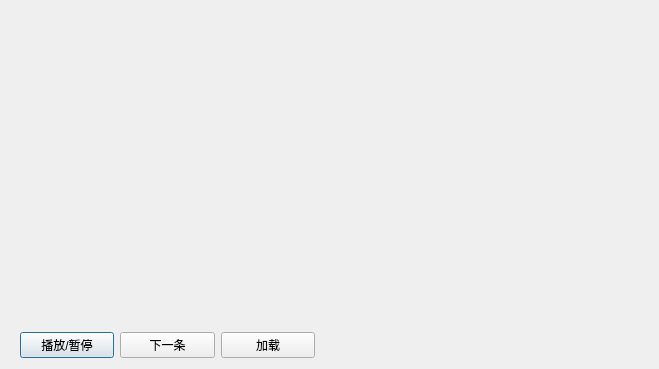
<?xml version="1.0" encoding="UTF-8"?>
<ui version="4.0">
 <class>Multimedia</class>
 <widget class="QDialog" name="Multimedia">
  <property name="geometry">
   <rect>
    <x>0</x>
    <y>0</y>
    <width>659</width>
    <height>369</height>
   </rect>
  </property>
  <property name="minimumSize">
   <size>
    <width>200</width>
    <height>200</height>
   </size>
  </property>
  <property name="windowTitle">
   <string>视频播放</string>
  </property>
  <widget class="QWidget" name="">
   <property name="geometry">
    <rect>
     <x>20</x>
     <y>330</y>
     <width>295</width>
     <height>30</height>
    </rect>
   </property>
   <layout class="QHBoxLayout" name="horizontalLayout">
    <item>
     <widget class="QPushButton" name="pushButton">
      <property name="text">
       <string>播放/暂停</string>
      </property>
     </widget>
    </item>
    <item>
     <widget class="QPushButton" name="nextpushButton">
      <property name="text">
       <string>下一条</string>
      </property>
     </widget>
    </item>
    <item>
     <widget class="QPushButton" name="btnload">
      <property name="text">
       <string>加载</string>
      </property>
     </widget>
    </item>
   </layout>
  </widget>
 </widget>
 <resources/>
 <connections/>
</ui>
